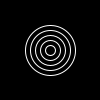
Frame 1 (no input)
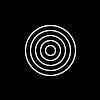
Frame 2 (the mouse pressed at the canvas centre, redrawn once)

The Processing sketch that drew these frames (run headless with seeded random() and noise(); the mouse was pressed at the canvas centre and the sketch redrawn once):

// Processing sketch: sketch_6_6_concentric_circles
// ── sketch_6_6_concentric_circles.pde
//DRAW 5 CONCENTRIC CIRCLES

void setup () {
  size (100, 100); 
  background (0);
  ellipseMode(CENTER);
  noFill();
  stroke(255);
  strokeWeight(1);
  noLoop();
}

void draw () {

      for (float k=0; k<5; k++) {
        float x=50;
        float y=50;
        float ir=10;  //inner most circle radius
        float spacing=10;  //radius difference between each circle
        float r;

        r=ir+spacing*k;
        ellipse (x, y, r, r);
      }

}
